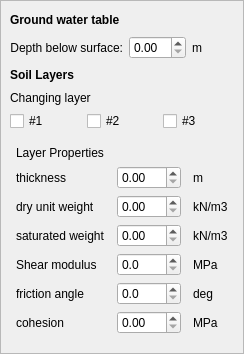
      <widget class="QWidget" name="soilPropertiesWidget">
       <property name="sizePolicy">
        <sizepolicy hsizetype="Preferred" vsizetype="Preferred">
         <horstretch>1</horstretch>
         <verstretch>0</verstretch>
        </sizepolicy>
       </property>
       <attribute name="title">
        <string>Site Configuration</string>
       </attribute>
       <layout class="QVBoxLayout" name="verticalLayout_2">
        <property name="leftMargin">
         <number>0</number>
        </property>
        <property name="topMargin">
         <number>0</number>
        </property>
        <property name="rightMargin">
         <number>0</number>
        </property>
        <property name="bottomMargin">
         <number>0</number>
        </property>
        <item>
         <widget class="QFrame" name="soilProperties">
          <property name="frameShape">
           <enum>QFrame::StyledPanel</enum>
          </property>
          <property name="frameShadow">
           <enum>QFrame::Raised</enum>
          </property>
          <layout class="QVBoxLayout" name="verticalLayout_3">
           <item>
            <widget class="QLabel" name="label_GWT">
             <property name="minimumSize">
              <size>
               <width>0</width>
               <height>20</height>
              </size>
             </property>
             <property name="maximumSize">
              <size>
               <width>16777215</width>
               <height>100</height>
              </size>
             </property>
             <property name="font">
              <font>
               <weight>75</weight>
               <bold>true</bold>
              </font>
             </property>
             <property name="text">
              <string>Ground water table</string>
             </property>
            </widget>
           </item>
           <item>
            <layout class="QHBoxLayout" name="horizontalLayout_4">
             <item>
              <widget class="QLabel" name="label_depth">
               <property name="text">
                <string>Depth below surface:</string>
               </property>
               <property name="alignment">
                <set>Qt::AlignRight|Qt::AlignTrailing|Qt::AlignVCenter</set>
               </property>
              </widget>
             </item>
             <item>
              <widget class="QDoubleSpinBox" name="groundWaterTable"/>
             </item>
             <item>
              <widget class="QLabel" name="label_9">
               <property name="text">
                <string>m</string>
               </property>
              </widget>
             </item>
            </layout>
           </item>
           <item>
            <widget class="QLabel" name="label_Layers">
             <property name="minimumSize">
              <size>
               <width>0</width>
               <height>20</height>
              </size>
             </property>
             <property name="maximumSize">
              <size>
               <width>16777215</width>
               <height>100</height>
              </size>
             </property>
             <property name="font">
              <font>
               <weight>75</weight>
               <bold>true</bold>
              </font>
             </property>
             <property name="text">
              <string>Soil Layers</string>
             </property>
            </widget>
           </item>
           <item>
            <widget class="QFrame" name="layerSelection">
             <layout class="QGridLayout" name="gridLayout_9">
              <property name="leftMargin">
               <number>0</number>
              </property>
              <property name="topMargin">
               <number>0</number>
              </property>
              <property name="rightMargin">
               <number>0</number>
              </property>
              <property name="bottomMargin">
               <number>0</number>
              </property>
              <item row="1" column="1">
               <widget class="QCheckBox" name="chkBox_layer2">
                <property name="text">
                 <string>#2</string>
                </property>
                <property name="autoExclusive">
                 <bool>true</bool>
                </property>
               </widget>
              </item>
              <item row="1" column="0">
               <widget class="QCheckBox" name="chkBox_layer1">
                <property name="text">
                 <string>#1</string>
                </property>
                <property name="autoExclusive">
                 <bool>true</bool>
                </property>
               </widget>
              </item>
              <item row="1" column="2">
               <widget class="QCheckBox" name="chkBox_layer3">
                <property name="text">
                 <string>#3</string>
                </property>
                <property name="autoExclusive">
                 <bool>true</bool>
                </property>
               </widget>
              </item>
              <item row="0" column="0" colspan="3">
               <widget class="QLabel" name="labelChangingLayer">
                <property name="text">
                 <string>Changing layer</string>
                </property>
               </widget>
              </item>
             </layout>
            </widget>
           </item>
           <item>
            <widget class="QFrame" name="propertiesFrame">
             <layout class="QGridLayout" name="gridLayout_10" columnstretch="3,1,0">
              <property name="leftMargin">
               <number>6</number>
              </property>
              <property name="rightMargin">
               <number>6</number>
              </property>
              <property name="horizontalSpacing">
               <number>12</number>
              </property>
              <item row="2" column="0">
               <widget class="QLabel" name="label_gamma">
                <property name="text">
                 <string>dry unit weight</string>
                </property>
               </widget>
              </item>
              <item row="1" column="0">
               <widget class="QLabel" name="label_thickness">
                <property name="text">
                 <string>thickness</string>
                </property>
               </widget>
              </item>
              <item row="2" column="2">
               <widget class="QLabel" name="unit_gamma">
                <property name="text">
                 <string>kN/m3</string>
                </property>
               </widget>
              </item>
              <item row="6" column="1">
               <widget class="QDoubleSpinBox" name="layerShearModulus">
                <property name="decimals">
                 <number>1</number>
                </property>
                <property name="maximum">
                 <double>1000.000000000000000</double>
                </property>
                <property name="singleStep">
                 <double>10.000000000000000</double>
                </property>
               </widget>
              </item>
              <item row="6" column="0">
               <widget class="QLabel" name="label_G">
                <property name="text">
                 <string>Shear modulus</string>
                </property>
               </widget>
              </item>
              <item row="6" column="2">
               <widget class="QLabel" name="unit_G">
                <property name="text">
                 <string>MPa</string>
                </property>
               </widget>
              </item>
              <item row="1" column="1">
               <widget class="QDoubleSpinBox" name="layerThickness"/>
              </item>
              <item row="0" column="0" colspan="3">
               <widget class="QLabel" name="labelLayerProperties">
                <property name="text">
                 <string>Layer Properties</string>
                </property>
               </widget>
              </item>
              <item row="8" column="0">
               <widget class="QLabel" name="label_cohesion">
                <property name="text">
                 <string>cohesion</string>
                </property>
               </widget>
              </item>
              <item row="1" column="2">
               <widget class="QLabel" name="unit_thickness">
                <property name="text">
                 <string>m</string>
                </property>
               </widget>
              </item>
              <item row="8" column="1">
               <widget class="QDoubleSpinBox" name="layerCohesion">
                <property name="singleStep">
                 <double>0.050000000000000</double>
                </property>
               </widget>
              </item>
              <item row="2" column="1">
               <widget class="QDoubleSpinBox" name="layerDryWeight"/>
              </item>
              <item row="8" column="2">
               <widget class="QLabel" name="unitCohesion">
                <property name="text">
                 <string>MPa</string>
                </property>
               </widget>
              </item>
              <item row="3" column="2">
               <widget class="QLabel" name="unit_gammaS">
                <property name="text">
                 <string>kN/m3</string>
                </property>
               </widget>
              </item>
              <item row="3" column="0">
               <widget class="QLabel" name="label_gammaS">
                <property name="sizePolicy">
                 <sizepolicy hsizetype="Preferred" vsizetype="Preferred">
                  <horstretch>0</horstretch>
                  <verstretch>0</verstretch>
                 </sizepolicy>
                </property>
                <property name="text">
                 <string>saturated weight</string>
                </property>
               </widget>
              </item>
              <item row="3" column="1">
               <widget class="QDoubleSpinBox" name="layerSaturatedWeight"/>
              </item>
              <item row="7" column="0">
               <widget class="QLabel" name="label_phi">
                <property name="text">
                 <string>friction angle</string>
                </property>
               </widget>
              </item>
              <item row="7" column="1">
               <widget class="QDoubleSpinBox" name="layerFrictionAngle">
                <property name="decimals">
                 <number>1</number>
                </property>
                <property name="maximum">
                 <double>60.000000000000000</double>
                </property>
               </widget>
              </item>
              <item row="7" column="2">
               <widget class="QLabel" name="unit_phi">
                <property name="text">
                 <string>deg</string>
                </property>
               </widget>
              </item>
             </layout>
            </widget>
           </item>
           <item>
            <spacer name="verticalSpacer_5">
             <property name="orientation">
              <enum>Qt::Vertical</enum>
             </property>
             <property name="sizeHint" stdset="0">
              <size>
               <width>20</width>
               <height>1</height>
              </size>
             </property>
            </spacer>
           </item>
          </layout>
         </widget>
        </item>
       </layout>
      </widget>
